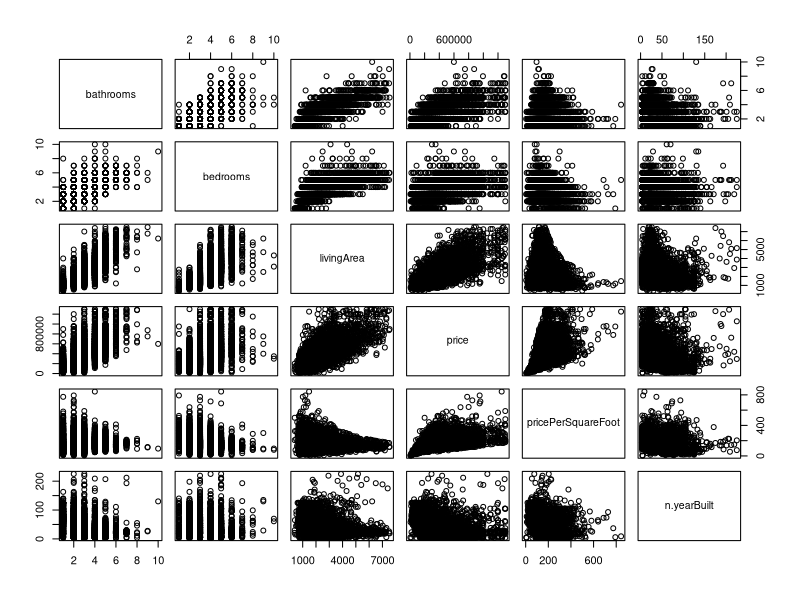
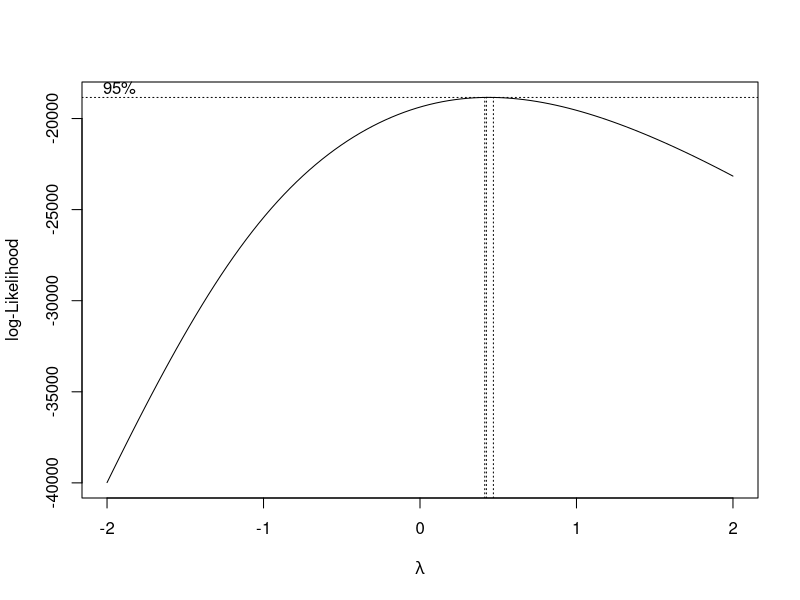

These charts were generated, in order, by the following R code: (Note: this script raises an error after producing the figures.)
## ---- chunk 1
# Clear plots
if(!is.null(dev.list())) dev.off()

# Clean workspace
rm(list=ls())

library(car)
library(FactoMineR)
library(lmtest)
library(effects)
library(AER)
library(MASS)
## ---- chunk 2
df <- read.csv("House_Clean2.csv", header = TRUE)

df[sapply(df, is.character)] <- lapply(df[sapply(df, is.character)], as.factor)

# Converting binary columns (only 0 or 1) to factor
df[sapply(df, function(x) all(na.omit(unique(x)) %in% c(0, 1)))] <- 
  lapply(df[sapply(df, function(x) all(na.omit(unique(x)) %in% c(0, 1)))], as.factor)

summary(df)
## ---- chunk 3
num_vars <- names(df)[sapply(df, is.numeric)]
cor(df[,num_vars]) 
plot(df[,num_vars])
## ---- chunk 4
head(df)
m0 <- lm(price ~bedrooms+bathrooms+livingArea+n.yearBuilt, data=df[,num_vars])
summary(m0)
vif(m0)
## ---- chunk 5
boxcox(price ~bedrooms+bathrooms+livingArea, data=df[,num_vars]) #we see that sqrt is the suitable tranformation
boxTidwell(sqrt(price) ~ bedrooms+bathrooms+livingArea+n.yearBuilt, data=df[,num_vars])

#we use sqrt
m1 <- lm(sqrt(price) ~bedrooms+bathrooms+livingArea+n.yearBuilt, data=df[,num_vars])
summary(m1)
vif(m1)
step(m1)
AIC(m1)

#we remove n.yearBuilt
m2 <- lm(sqrt(price) ~ bedrooms+bathrooms+livingArea, data=df[,num_vars])
summary(m2)
vif(m2)
anova(m2,m1)
step(m2)
AIC(m2)

#we use the ^1/3 transformation
m3 <- lm(sqrt(price) ~bedrooms+bathrooms+I(livingArea^(1/3))+n.yearBuilt, data=df[,num_vars])
summary(m3)
vif(m3)
anova(m3,m1)
step(m3)
AIC(m3)
## ---- chunk 6
marginalModelPlots(m3, id=list(n=0))
residualPlots(m3, id=list(n=0))
avPlots(m3, id=list(n=0))
crPlots(m3, id=list(n=0))
influencePlot(m3, id=list(n=3))
plot(m3)
plot(allEffects(m3))
## ---- chunk 7
llres<-which(abs(rstudent(m3))>3); llres
llhat<-which(hatvalues(m3)>3*length(coef(m3))/nrow(df));llhat
llcoo<-Boxplot(cooks.distance(m3), id=list(n=10,labels=row.names(df)))
influencePlot(m3)
df[llres,]
ll<-which(row.names(df) %in% c("611", "1590","5415"));ll

df<-df[-ll,]
## ---- chunk 8
# same model without suspicious influent data
m3_1 <- lm(sqrt(price) ~bedrooms+bathrooms+I(livingArea^(1/3))+n.yearBuilt, data=df[,num_vars])
summary(m3_1)
vif(m3_1)
#anova(m3_1,m3)
step(m3_1)
AIC(m3_1)

marginalModelPlots(m3_1, id=list(n=0))
residualPlots(m3_1, id=list(n=0))
avPlots(m3_1, id=list(n=0))
crPlots(m3_1, id=list(n=0))
influencePlot(m3_1, id=list(n=3))
plot(m3_1)
plot(allEffects(m3_1))

## ---- chunk 9
m4 <- lm(sqrt(price) ~bedrooms+bathrooms+I(livingArea^(1/3))+n.yearBuilt+levels, data=df)
summary(m4)
vif(m4)
AIC(m4)
step(m4)
anova(m3_1,m4)

marginalModelPlots(m4, id=list(n=0))
residualPlots(m4, id=list(n=0))
avPlots(m4, id=list(n=0))
crPlots(m4, id=list(n=0))
influencePlot(m4, id=list(n=3))
plot(m4)
plot(allEffects(m4))
## ---- chunk 10
m5 <- lm(sqrt(price) ~bedrooms+bathrooms+I(livingArea^(1/3))+n.yearBuilt+levels+garageSpaces, data=df)
summary(m5)
vif(m5)
AIC(m5)
step(m5)
anova(m4,m5)

marginalModelPlots(m5, id=list(n=0))
residualPlots(m5, id=list(n=0))
avPlots(m5, id=list(n=0))
crPlots(m5, id=list(n=0))
influencePlot(m5, id=list(n=3))
plot(m5)
plot(allEffects(m5))
## ---- chunk 11
m5 <- lm(sqrt(price) ~bedrooms+bathrooms+I(livingArea^(1/3))+n.yearBuilt+levels+garageSpaces, data=df)
summary(m5)
vif(m5)
AIC(m5)
step(m5)
anova(m5,m4)

marginalModelPlots(m5, id=list(n=0))
residualPlots(m5, id=list(n=0))
avPlots(m5, id=list(n=0))
crPlots(m5, id=list(n=0))
influencePlot(m5, id=list(n=3))
plot(m5)
## ---- chunk 12
m6 <- lm(sqrt(price) ~bedrooms+bathrooms+I(livingArea^(1/3))+n.yearBuilt+levels+garageSpaces+hasGarage, data=df)
summary(m6)
vif(m6)
AIC(m6)
step(m6)
anova(m5,m6)

marginalModelPlots(m6, id=list(n=0))
residualPlots(m6, id=list(n=0))
avPlots(m6, id=list(n=0))
crPlots(m6, id=list(n=0))
influencePlot(m6, id=list(n=3))
plot(m6)
## ---- chunk 13
m7 <- lm(sqrt(price) ~bedrooms+bathrooms+I(livingArea^(1/3))+n.yearBuilt+levels+garageSpaces+hasGarage+spa, data=df)
summary(m7)
vif(m7)
AIC(m7)
step(m7)
anova(m7,m6)

marginalModelPlots(m7, id=list(n=0))
residualPlots(m7, id=list(n=0))
avPlots(m7, id=list(n=0))
crPlots(m7, id=list(n=0))
influencePlot(m7, id=list(n=3))
plot(m7)
## ---- chunk 14
m8 <- lm(sqrt(price) ~bedrooms+bathrooms+I(livingArea^(1/3))+n.yearBuilt+levels+garageSpaces+hasGarage+spa+parking, data=df)
summary(m8)
vif(m8)
AIC(m8)
step(m8)
anova(m8,m7)

marginalModelPlots(m8, id=list(n=0))
residualPlots(m8, id=list(n=0))
avPlots(m8, id=list(n=0))
crPlots(m8, id=list(n=0))
influencePlot(m8, id=list(n=3))
plot(m8)
## ---- chunk 15
m9 <- lm(sqrt(price) ~bedrooms+bathrooms+I(livingArea^(1/3))+n.yearBuilt+levels+garageSpaces+hasGarage+spa+parking+pool, data=df)
summary(m9)
vif(m9)
AIC(m9)
step(m9)
anova(m9,m8)

marginalModelPlots(m9, id=list(n=0))
residualPlots(m9, id=list(n=0))
avPlots(m9, id=list(n=0))
crPlots(m9, id=list(n=0))
influencePlot(m9, id=list(n=3))
plot(m9)
## ---- chunk 16
m10 <- lm(sqrt(price) ~bedrooms+bathrooms+I(livingArea^(1/3))+n.yearBuilt+levels+garageSpaces+hasGarage+spa+parking+pool+homeType, data=df)
summary(m10)
vif(m10)
AIC(m10)
step(m10)
anova(m10,m9)

m10_1 <- lm(sqrt(price) ~bedrooms+bathrooms+I(livingArea^(1/3))+n.yearBuilt+levels+garageSpaces+hasGarage+spa+parking+homeType, data=df)
summary(m10_1)
vif(m10_1)
AIC(m10_1)
step(m10_1)
anova(m10_1,m10)

#marginalModelPlots(m10, id=list(n=0))
#residualPlots(m10, id=list(n=0))
#avPlots(m10, id=list(n=0))
#crPlots(m10, id=list(n=0))
#influencePlot(m10, id=list(n=3))
#plot(m10)
## ---- chunk 17
#amb sqrt
m19 <- lm(sqrt(price) ~bedrooms+bathrooms+sqrt(livingArea)+n.yearBuilt, data=df)
summary(m19)
vif(m19)
AIC(m19)
step(m19)
#anova(m19,m9)

m20 <- lm(sqrt(price) ~bedrooms+bathrooms+sqrt(livingArea)+n.yearBuilt+levels+garageSpaces+hasGarage+spa+parking+pool+homeType, data=df)
summary(m20)
vif(m20)
AIC(m20)
step(m20)
anova(m19,m20)
